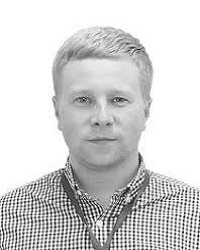
#> input picture pj/images/learning/1.jpg, 200 x 250 px; its folder holds 4 pictures in this run
$ python pca.py
#> lines starting #> are read from the running program, lines starting #| are printed output that depends on the picture
from numpy import *
from PIL import Image
from pylab import *
import os

def get_imlist(path):
    return [os.path.join(path, f) for f in os.listdir(path) if f.endswith('.jpg')]

def pca(x):

    num_data, dim = x.shape

    mean_x = x.mean(axis=0)
    x = x - mean_x

    if dim > num_data:

        M = dot(x, x.T) # Ковариационная матрица
        e, EV = linalg.eigh(M) # Собственные значения и Собственные векторы
        tmp = dot(x, EV).T #Это и есть компактный трюк
        V = tmp[::1] # меняем порядок потому что нам нужны последние собственные векторы

        S = sqrt(e)[::-1] # меняем порядок потому что собственные значения-по возрастанию

        for i in range(V.shape[1]):
            V[:, i] /= S

    else:
        # МГК (метод главных компонент) с использованием сингулярного разложения:
        U, S, V = linalg.svd(x)
        V = V[:num_data] # первые num_data строк
        # возвращаем матрицу проекции, дисперсию и среднее
    return V, S, mean_x


def main():
    imlist = get_imlist('../learning')

    im = array(Image.open(imlist[0]))
#> im is the input picture: shape (250, 200, 3); min 0, max 255, mean 209.8
    m,n = im.shape[0:2]
#> m = 250; n = 200
    imnbr = len(imlist)
    immatrix = array([array(Image.open(imname)).flatten() for imname in imlist], 'f')
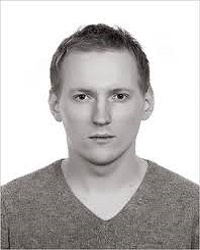
#> input picture pj/images/learning/2.jpg, 200 x 250 px
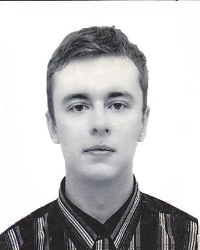
#> input picture pj/images/learning/3.jpg, 200 x 250 px
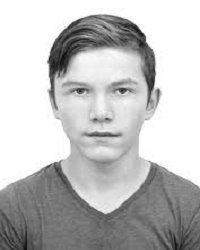
#> input picture pj/images/learning/4.jpg, 200 x 250 px
    # immatrix = array([array(Image.open(im)).flatten() for im in imlist], 'f')
    V, S, immean = pca(immatrix)
#> in pca, `M = dot(x, x.T)`: M = [[239887376, -59636220, -95787112, -84464744], [-59636220, 112420320, -69322064, 16537861], [-95787112, -69322064, 267371664, -102263288], [-84464744, 16537861, -102263288, 170190048]]
#> in pca, `e, EV = linalg.eigh(M)`: e = [-431.5, 116394288, 313181536, 360294048]; EV = [[0.5, 0.1, 0.769, -0.385], [0.5, -0.793, -0.305, -0.167], [0.5, 0.101, 0.0898, 0.855], [0.5, 0.592, -0.554, -0.304]]
    figure()
    gray()
    subplot(2,4,1)
    imshow(immean.reshape(m,n))
    for i in range(7):
        subplot(2,4,i+2)
        imshow(V[i].reshape(m,n))
    show()


if __name__ == '__main__':
#> (the run stopped early here; a loop or call above may not have finished)
